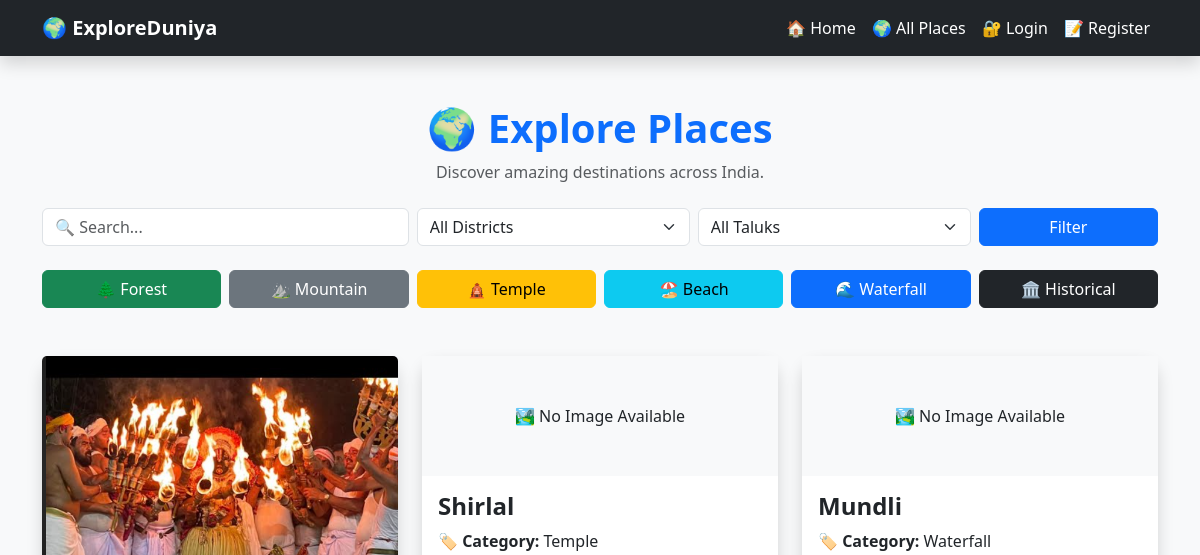
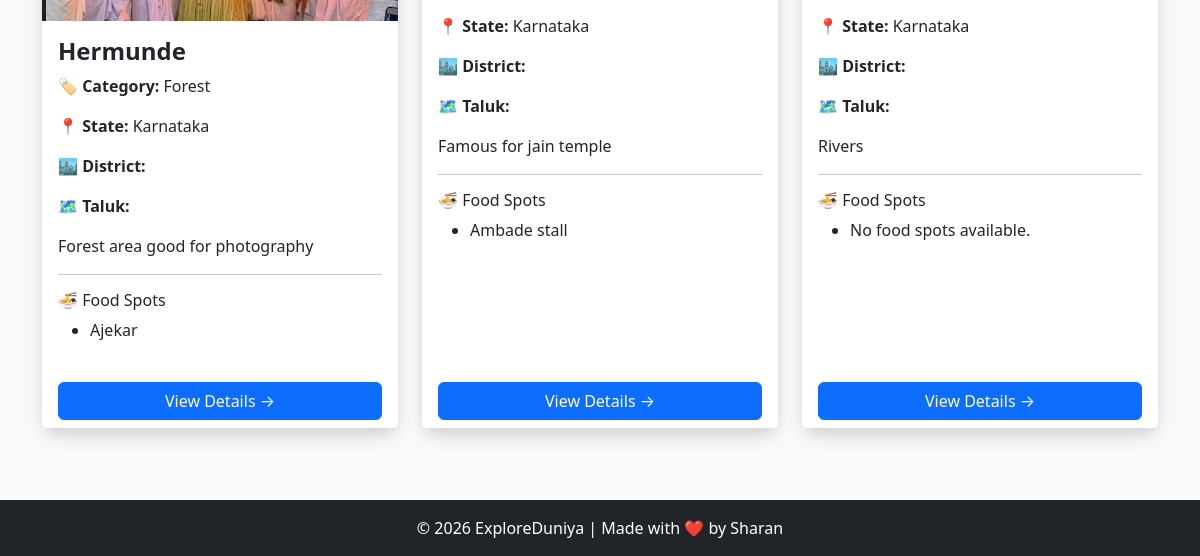
/places/, run on an earlier commit of the app's database (2 pictures, top to bottom).
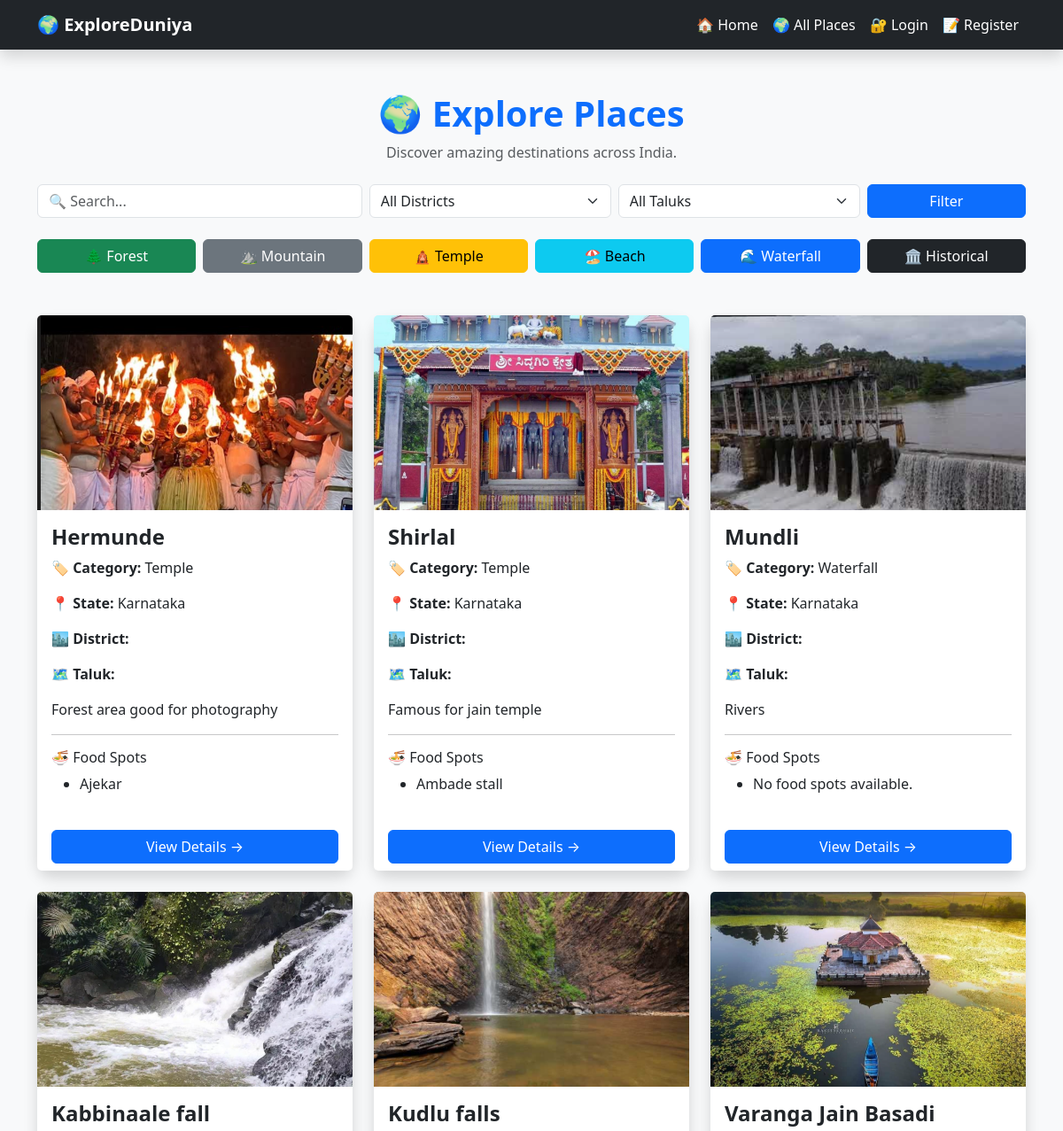
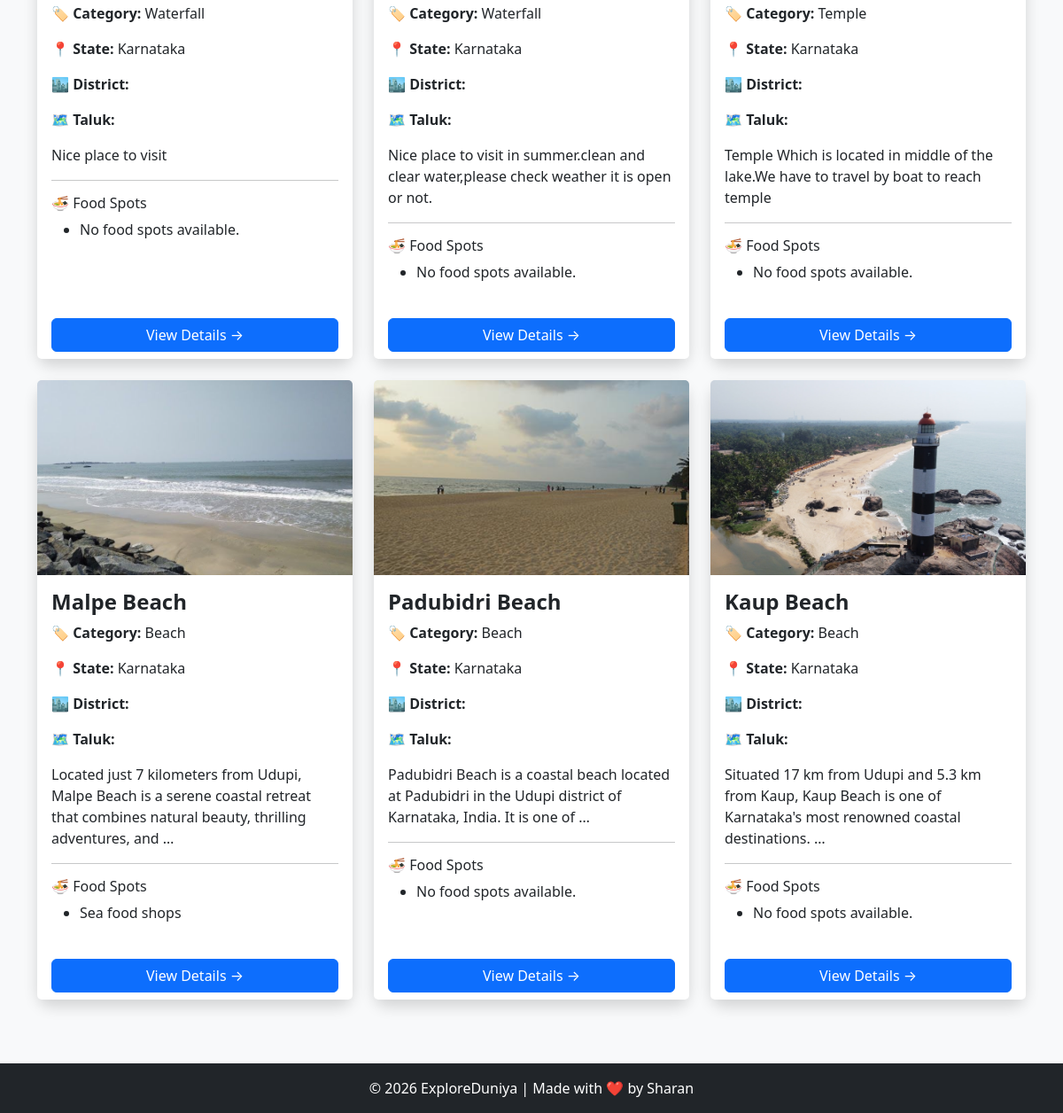
And on a later commit of the database (2 pictures, top to bottom).
### places/models.py (models this page shows, shortened)
class Place(models.Model):
    CATEGORY_CHOICES = [
        ("Forest", "Forest"),
        ("Mountain", "Mountain"),
        ("Temple", "Temple"),
        ("Beach", "Beach"),
        ("Waterfall", "Waterfall"),
        ("Historical", "Historical"),
        ("Food", "Food Destination"),
    ]
    name = models.CharField(max_length=100)
    state = models.CharField(max_length=100)
    district = models.CharField(
        max_length=100,
        blank=True,
        default=""
    )
    taluk = models.CharField(
        max_length=100,
        blank=True,
        default=""
    )
    description = models.TextField()
    category = models.CharField(
        max_length=50,
        choices=CATEGORY_CHOICES,
        default="Forest"
    )
    image = models.ImageField(
        upload_to="places/",
        blank=True,
        null=True
    )

class FoodSpot(models.Model):
    place = models.ForeignKey(
        Place,
        on_delete=models.CASCADE
    )
    name = models.CharField(max_length=100)
    special_food = models.CharField(max_length=100)
    price = models.IntegerField()

### places/views.py (the view, shortened to what this page needs)
# urls.py: path("places/", place_list, name="place_list"),
def place_list(request):
    query = request.GET.get("q")
    district = request.GET.get("district")
    taluk = request.GET.get("taluk")
    places = Place.objects.all()
    if district:
        places = places.filter(district__iexact=district)
    if taluk:
        places = places.filter(taluk__iexact=taluk)
    districts = (
        Place.objects.values_list("district", flat=True)
        .distinct()
        .order_by("district")
    )
    taluks = (
        Place.objects.values_list("taluk", flat=True)
        .distinct()
        .order_by("taluk")
    )
    return render(
        request,
        "places/place_list.html",
        {
            "places": places,
            "districts": districts,
            "taluks": taluks,
        },
    )

### places/templates/places/place_list.html (shortened to what the changed rows need)
<!DOCTYPE html>
<html lang="en">
<head>
    <link href="https://cdn.jsdelivr.net/npm/bootstrap@5.3.7/dist/css/bootstrap.min.css" rel="stylesheet">
</head>
<body>
<div class="container mt-5 mb-4 text-center">
    <h1 class="fw-bold text-primary">
        🌍 Explore Places
    </h1>
</div>
<div class="container">
    <div class="row">
        {% for place in places %}
        <div class="col-md-4 mb-4">
            <div class="card shadow h-100 border-0 rounded-4">
                {% if place.image %}
                    <img
                        src="{{ place.image.url }}"
                        class="card-img-top"
                        alt="{{ place.name }}"
                    >
                {% else %}
                    <div class="bg-light text-center p-5">
                        🏞️ No Image Available
                    </div>
                {% endif %}
                <div class="card-body">
                    <h4 class="fw-bold">
                        {{ place.name }}
                    </h4>
                    <p>
                        <strong>🏷️ Category:</strong>
                        {{ place.category }}
                    </p>
                    <p>
                        <strong>📍 State:</strong>
                        {{ place.state }}
                    </p>
<p>
    <strong>🏙️ District:</strong>
</p>
<p>
    <strong>🗺️ Taluk:</strong>
</p>
                    <p>
                        {{ place.description|truncatewords:20 }}
                    </p>
                    <hr>
                    <h6>🍜 Food Spots</h6>
                    <ul>
                        {% for food in place.foodspot_set.all %}
                            <li>{{ food.name }}</li>
                        {% empty %}
                            <li>No food spots available.</li>
                        {% endfor %}
                    </ul>
                </div>
                <div class="card-footer bg-white border-0">
                    <a
                        href="/places/{{ place.id }}/"
                        class="btn btn-primary w-100"
                    >
                        View Details →
                    </a>
                </div>
            </div>
        </div>
        {% empty %}
        <div class="col-12">
            <div class="alert alert-warning text-center">
                No places found.
            </div>
        </div>
        {% endfor %}
    </div>
</div>
</body>
</html>

What changed in the data, as far as the page shows it:
changed Place "Hermunde": category "Forest" → "Temple"
changed Place "Shirlal": image: picture added; no longer shows "🏞️ No Image Available"
changed Place "Mundli": image: picture added; no longer shows "🏞️ No Image Available"
added Place: image (picture), name "Kabbinaale fall", category "Waterfall", state "Karnataka", description "Nice place to visit"
added Place: image (picture), name "Kudlu falls", category "Waterfall", state "Karnataka", description "Nice place to visit in summer.clean and clear water,please check weather it is open or not."
added Place: image (picture), name "Varanga Jain Basadi", category "Temple", state "Karnataka", description "Temple Which is located in middle of the lake.We have to travel by boat to reach temple"
added Place: image (picture), name "Malpe Beach", category "Beach", state "Karnataka", description "Located just 7 kilometers from Udupi, Malpe Beach is a serene coastal retreat that combines natural beauty, thrilling adventures, and …"
added FoodSpot: name "Sea food shops", shown under "Malpe Beach"
added Place: image (picture), name "Padubidri Beach", category "Beach", state "Karnataka", description "Padubidri Beach is a coastal beach located at Padubidri in the Udupi district of Karnataka, India. It is one of …"
added Place: image (picture), name "Kaup Beach", category "Beach", state "Karnataka", description "Situated 17 km from Udupi and 5.3 km from Kaup, Kaup Beach is one of Karnataka's most renowned coastal destinations. …"
